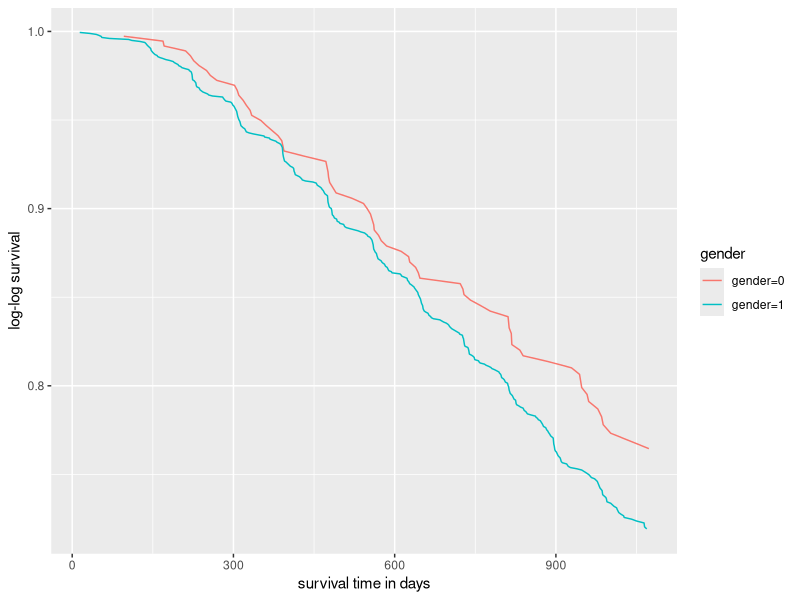
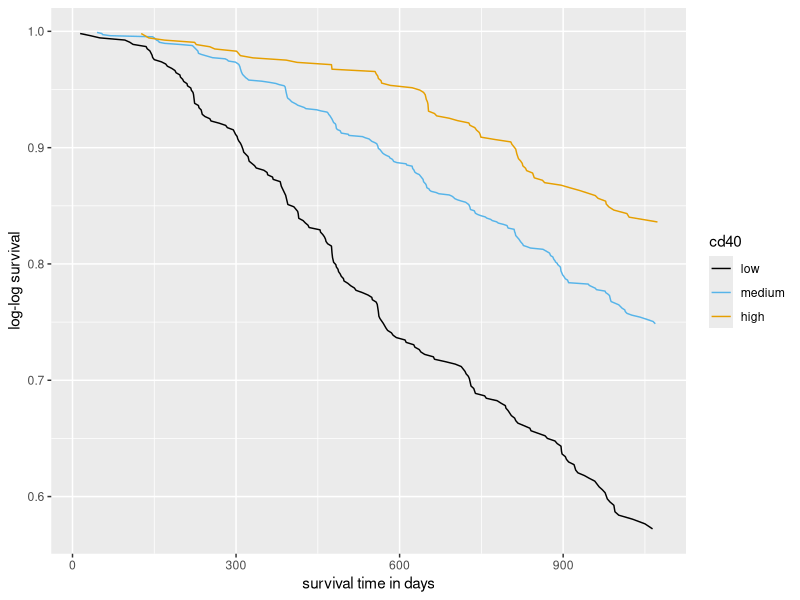
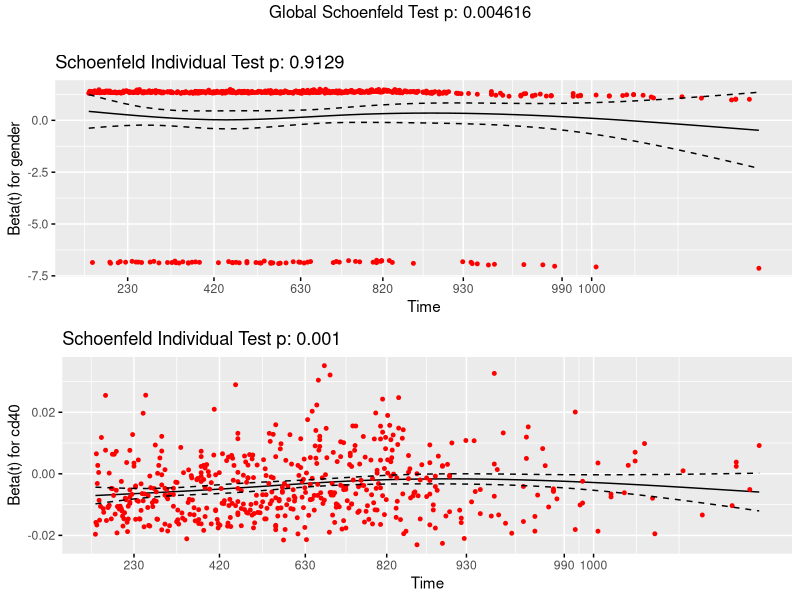
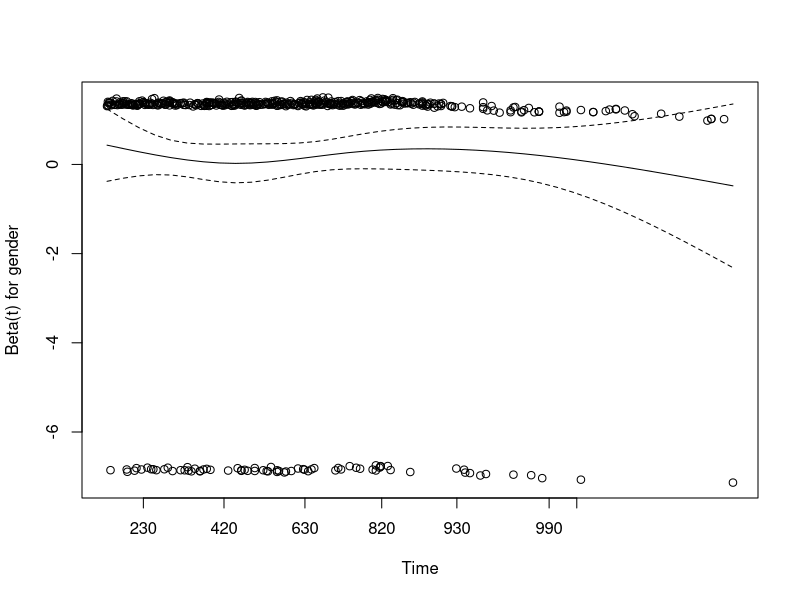
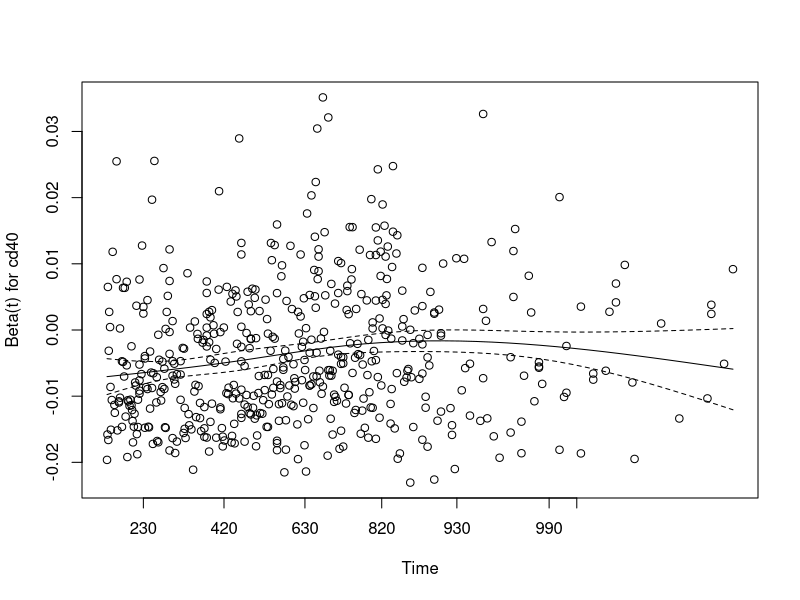
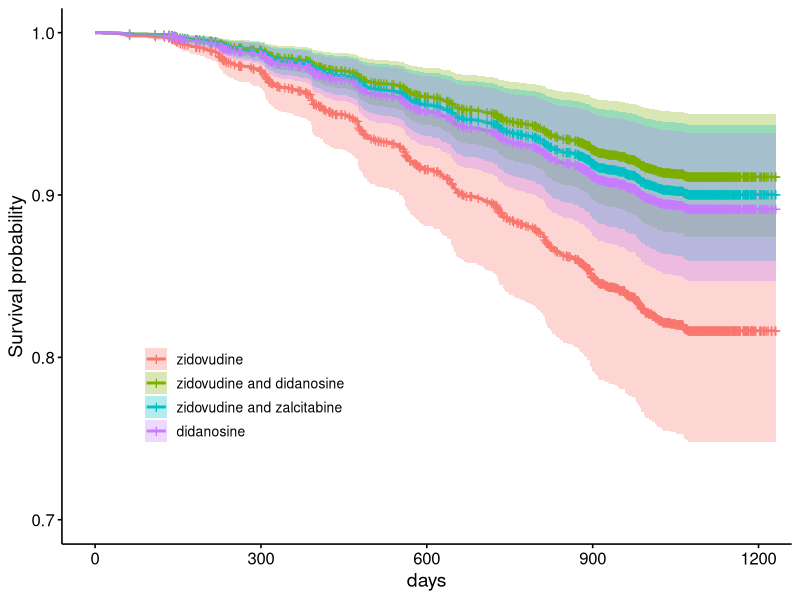

The R source for these figures, in order:
## ---- chunk 1
rm(list=ls()) 
library(survival)
library(survminer)
library(nnet)
library(ggplot2)
actg <- read.table("ACTG175(speff2trial).txt",header = TRUE,sep=",")
y_surv <-Surv(actg$days, actg$cens==1) # 创建生存对象


model1 <- coxph(y_surv~factor(arms)+cd40+cd80+age+wtkg+hemo+homo+drugs+karnof+race+gender+symptom,data=actg)
summary(model1)

dumv <- class.ind(actg$arms)  # 创建哑变量
colnames(dumv) <- c("arms0","arms1","arms2","arms3")
actg <- cbind(actg,dumv) # 合并到数据框中
model2 <- coxph(y_surv~arms1+arms2+arms3+cd40+cd80+age+wtkg+hemo+homo+drugs+karnof+race+gender+symptom,data=actg)
summary(model2)
## ---- chunk 2
summary(model1)
## ---- chunk 3
# 数据预处理
kmfit1 <- survfit(y_surv~actg$gender)
kmfit2 <- summary(kmfit1)
kmfit3 <- data.frame(kmfit2$strata,kmfit2$time,kmfit2$surv)
names(kmfit3)=c("gender","time","survival")
gender0 <- kmfit3[kmfit3$gender=="actg$gender=0",] #分组
gender1 <- kmfit3[kmfit3$gender=="actg$gender=1",]
by_gender <- rbind(gender0,gender1) # 整合数据

p1 <- ggplot(by_gender, aes(x=time,y=survival,color=gender))+geom_line()
p1 + xlab("survival time in days") + 
  ylab("log-log survival") + 
  scale_color_discrete(breaks=c("actg$gender=0","actg$gender=1"),
                       labels=c("gender=0","gender=1")) # 修改图例名称

## ---- chunk 4
# cd40分组
summary(actg$cd40)
actg$s_cd40<- 0    
actg[which(actg$cd40 <= 263.5),]$s_cd40=1           
actg[which(actg$cd40 > 263.5 & actg$cd40 <= 423.0),]$s_cd40 = 2
actg[which(actg$cd40 > 423.0),]$s_cd40 = 3  

km1 <- survfit(y_surv~actg$s_cd40)
km2 <- summary(km1)
km3 <- data.frame(km2$strata,km2$time,km2$surv)
names(km3)=c("cd40","time","survival")
l_cd40 <- km3[km3$cd40=="actg$s_cd40=1",]
m_cd40 <- km3[km3$cd40=="actg$s_cd40=2",]
h_cd40 <- km3[km3$cd40=="actg$s_cd40=3",]
gr_cd40 <- rbind(l_cd40, m_cd40, h_cd40)

p2 <- ggplot(gr_cd40, aes(x=time,y=survival,color=cd40)) + geom_line()
p2 + xlab("survival time in days") + 
  ylab("log-log survival") + 
  scale_colour_manual(breaks=c("actg$s_cd40=1","actg$s_cd40=2","actg$s_cd40=3"),
                       labels=c("low","medium","high"),
                      values= c('#000000', '#56B4E9', '#E69F00'))
  
## ---- chunk 5
model3 <- coxph(y_surv~gender+cd40,data=actg)
phtest <- cox.zph(model3,transform = rank)
phtest
ggcoxzph(phtest,point.size = 1,ggtheme =  scale_y_continuous())
plot(phtest)
## ---- chunk 6
model4 <- coxph(y_surv~factor(arms)+cd40+cd80+age+I(age^2)+I(age^3)+wtkg+hemo+homo+drugs+karnof+race+gender+symptom,data=actg)
model4
## ---- chunk 7
model5 <- coxph(y_surv~factor(arms)+cd40+cd80+age+wtkg+hemo+homo+drugs+karnof+race+gender+symptom+gender:factor(arms),data=actg)
summary(model5)
## ---- chunk 8
patern0 <- data.frame(arms=c(0,1,2,3),cd40=400, cd80=500, age=25, wtkg=70, hemo=0,homo=0,drugs=1,karnof=90,race=1,gender=1,symptom=0)

new_model <- survfit(model1,newdata=patern0)
ggsurvplot(new_model,data=new_model,
           xlab = "days",
           ylim = c(0.7,1),
           legend.title = "",      #图例标题
           legend.labs = c("zidovudine", "zidovudine and didanosine",
                           "zidovudine and zalcitabine", "didanosine"),
           legend = c(0.25,0.3))
## ---- chunk 9
summary(new_model,times=365*2)
## ---- chunk 10
outcome <- predict(model1,newdata=patern0,type="risk")
names(outcome)=c("0","1","2","3")

s_mod1 <- summary(model1)
p_mod1 <- predict(model1,type="risk")
arm0 <- p_mod1[actg$arms==0]
arm1 <- p_mod1[actg$arms==1]
arm2 <- p_mod1[actg$arms==2]
arm3 <- p_mod1[actg$arms==3]
mean_four <- c(mean(arm0), mean(arm1), mean(arm2), mean(arm3))
median_four <- c(median(arm0), median(arm1), median(arm2), median(arm3))
cbind(outcome, mean_four, median_four)
